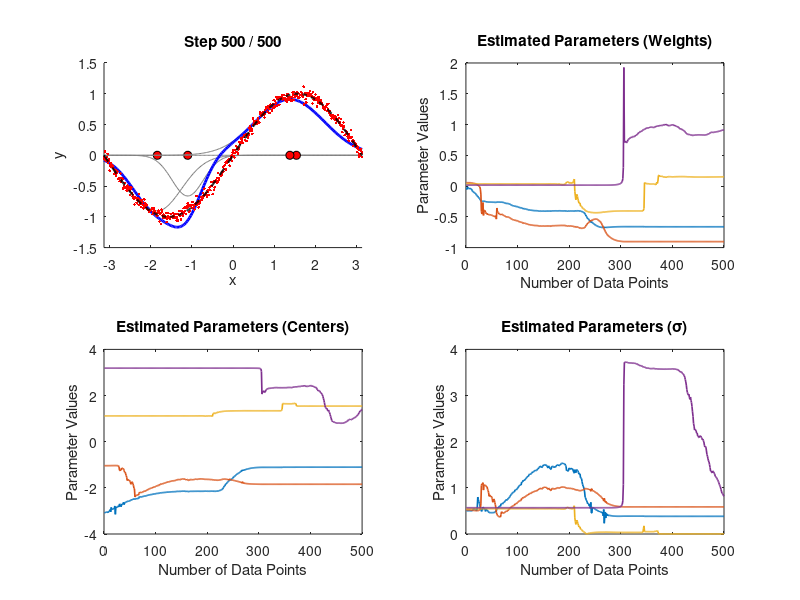

Recreate this plot in MATLAB.
clc; clear; close all;
% RBF NN tune EKF
% Written By: Rasit 
% Date: 10-Nov-2025
%%
% Initial parameters
N = 4;                              % Number of RBF neurons
w = 0.1 * rand(N,1);
c = linspace(-pi, pi, N)' + 0.1 * rand(N,1);
sigma = 0.5 * ones(N,1) + 0.1 * rand(N,1);
theta = [w; c; sigma];              % State vector


P = eye(3*N);                       % Initial covariance matrix
Q = blkdiag(1e-4*eye(N), 1e-6*eye(N), 1e-6*eye(N));  % Process noise covariance
R = 1e-2;                           % Measurement noise covariance

%% Training Data Generation
NoD = 5e2;                          % Number of data 
x_data = linspace(-pi, pi, NoD)';
y_true = sin(x_data);               % Nonlinear target function 
y_meas = y_true + 0.05 * randn(NoD,1);

%% Utility Functions
phi_func = @(x, c, sigma) exp(-((x - c').^2) ./ (2*sigma'.^2));
rbf_func = @(x, ci, si, wi) wi * exp(-((x - ci).^2) ./ (2*si^2));
x_vis = linspace(-pi, pi, 200)';    % Visualization grid

% Parameter History Storage 
w_hist = zeros(NoD, N);
c_hist = zeros(NoD, N);
sigma_hist = zeros(NoD, N);

%% Online EKF Learning and Visualization 
figure('units', 'normalized', 'outerposition', [0 0 1 1], 'color', 'w')
for k = 1:NoD
    w = theta(1:N);
    c = theta(N+1:2*N);
    sigma = abs(theta(2*N+1:end));        % sigma > 0 
    phi = phi_func(x_data(k), c, sigma)'; % Nx1 feature vector
    y_est = w' * phi;                     % Estimated output

    % Jacobian (1x3N)
    dYdW = phi';
    dYdC = (w' .* phi') .* ((x_data(k) - c') ./ (sigma'.^2));
    dYdS = (w' .* phi') .* ((x_data(k) - c').^2 ./ (sigma'.^3));
    H = [dYdW, dYdC, dYdS];               % Measurement Jacobian (1x3N)

    % Prediction step
    theta_pred = theta;                   % State prediction (F = I)
    P_pred = P + Q;                       % Covariance prediction

    % Kalman gain
    S = H * P_pred * H' + R;
    K = (P_pred * H') / S;

    % Correction step
    e = y_meas(k) - y_est;                % Innovation (residual)
    theta = theta_pred + K * e;           % Updated state
    P = (eye(3*N) - K*H) * P_pred *(eye(3*N) - K*H)' + K*R*K';        % Updated covariance Joseph Formula

    w_hist(k,:) = theta(1:N);
    c_hist(k,:) = theta(N+1:2*N);
    sigma_hist(k,:) = abs(theta(2*N+1:end));

    y_pred_grid = zeros(size(x_vis));
    for i = 1:N
        y_pred_grid = y_pred_grid + w(i) * exp(-((x_vis - c(i)).^2) / (2*sigma(i)^2));
    end

    % Visualization 
    if mod(k,1e1) == 0 || mod(k,NoD) == 0
        clf
        subplot(2,2,1), hold on
        for i = 1:N
            y_neuron = rbf_func(x_vis, c(i), sigma(i), w(i));
            plot(x_vis, y_neuron, 'Color', [.5 .5 .5]);
            plot(c(i), 0, 'ko', 'MarkerFaceColor', 'r'); % neuron center
        end

        plot(x_vis, y_pred_grid, 'b', 'LineWidth', 2);
        plot(x_data, y_meas, 'r.');
        plot(x_data, y_true, 'k--', 'LineWidth', 1.5);
        title(sprintf('Step %d / %d', k, NoD));
        xlabel('x'); ylabel('y');
        xlim([-pi pi]); ylim([-1.5 1.5]);

        subplot(2,2,2)
        plot(1:k, w_hist(1:k,:), 'LineWidth', 1.2); hold on;
        title('Estimated Parameters (Weights)');
        xlabel('Number of Data Points');
        ylabel('Parameter Values');

        subplot(2,2,3)
        plot(1:k, c_hist(1:k,:), 'LineWidth', 1.2);
        title('Estimated Parameters (Centers)');
        xlabel('Number of Data Points');
        ylabel('Parameter Values');

        subplot(2,2,4)
        plot(1:k, sigma_hist(1:k,:), 'LineWidth', 1.2);
        title('Estimated Parameters (\sigma)');
        xlabel('Number of Data Points');
        ylabel('Parameter Values');

        drawnow;
        
    end
end
